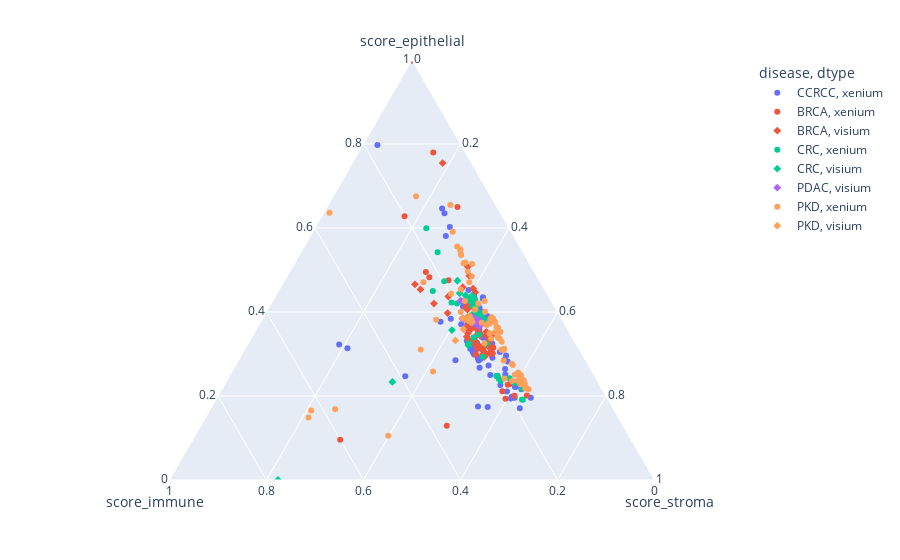

The code cell stored with this chart in its notebook:
### Code cell
fig = px.scatter_ternary(df, a="score_epithelial", b="score_immune", c="score_stroma",
                         color='disease', symbol='dtype')
fig
